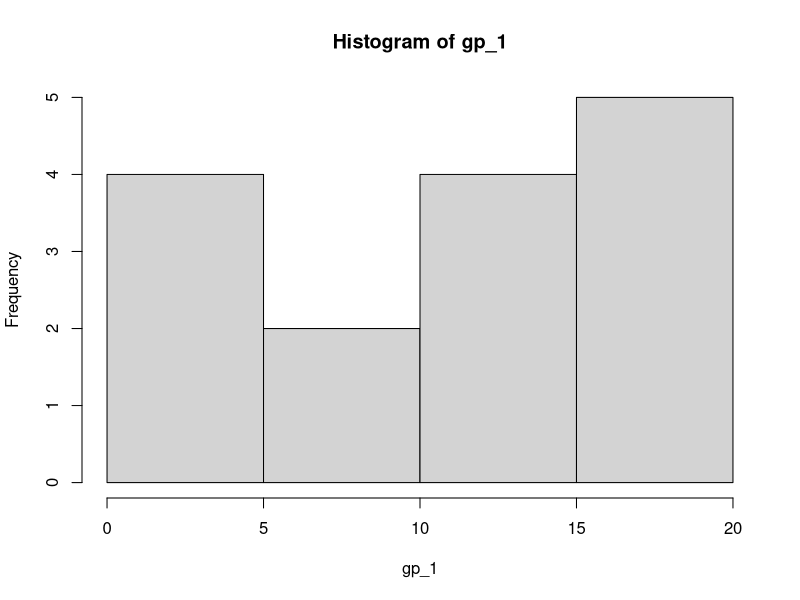
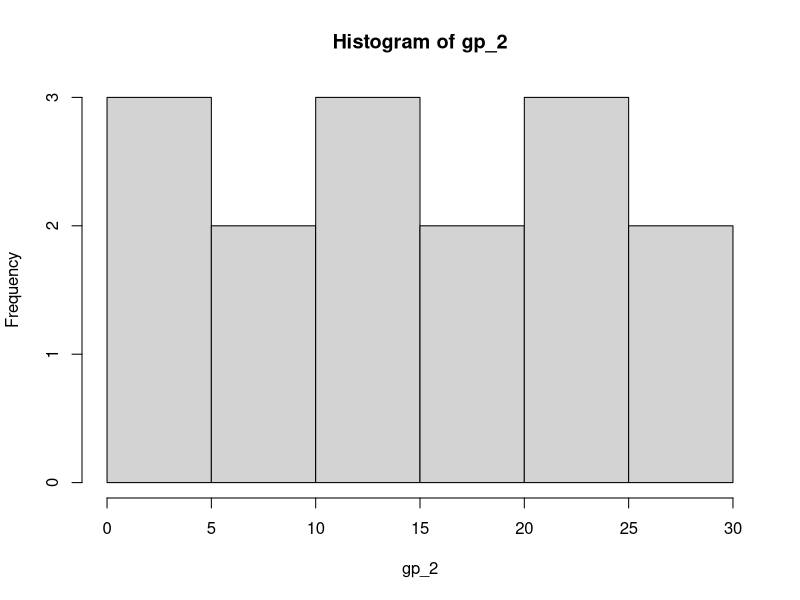

Write the R code that produced these figures, in order.
## ---- chunk 1
knitr::opts_chunk$set(echo = TRUE)
library(tidyverse)
library(palmerpenguins)
library(ggpubr)
library(broom)
## ---- chunk 2
set.seed(1414)
gp_1 <- sample.int(20, size = 15, replace = TRUE)

set.seed(1424)
gp_2 <- sample.int(30, size = 15, replace = TRUE)
## ---- chunk 3
hist(gp_1)
hist(gp_2)
## ---- chunk 4
my_mwu <- wilcox.test(gp_1, gp_2)
